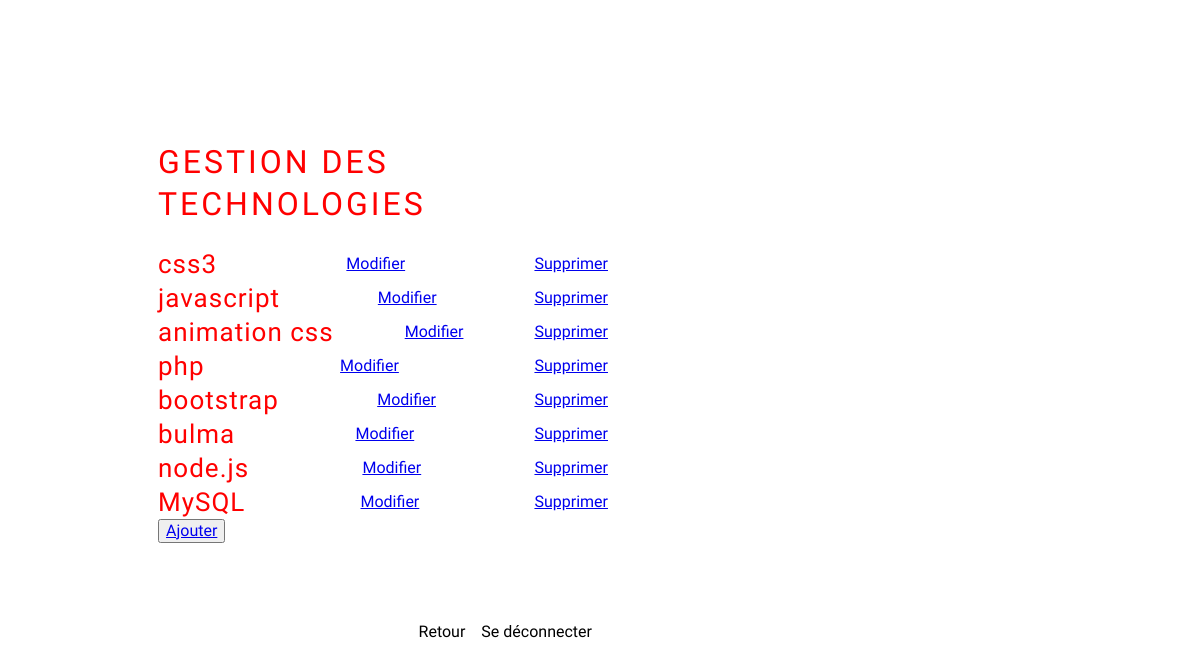
Page /admin/technos/list_technos.php on the earlier database version.
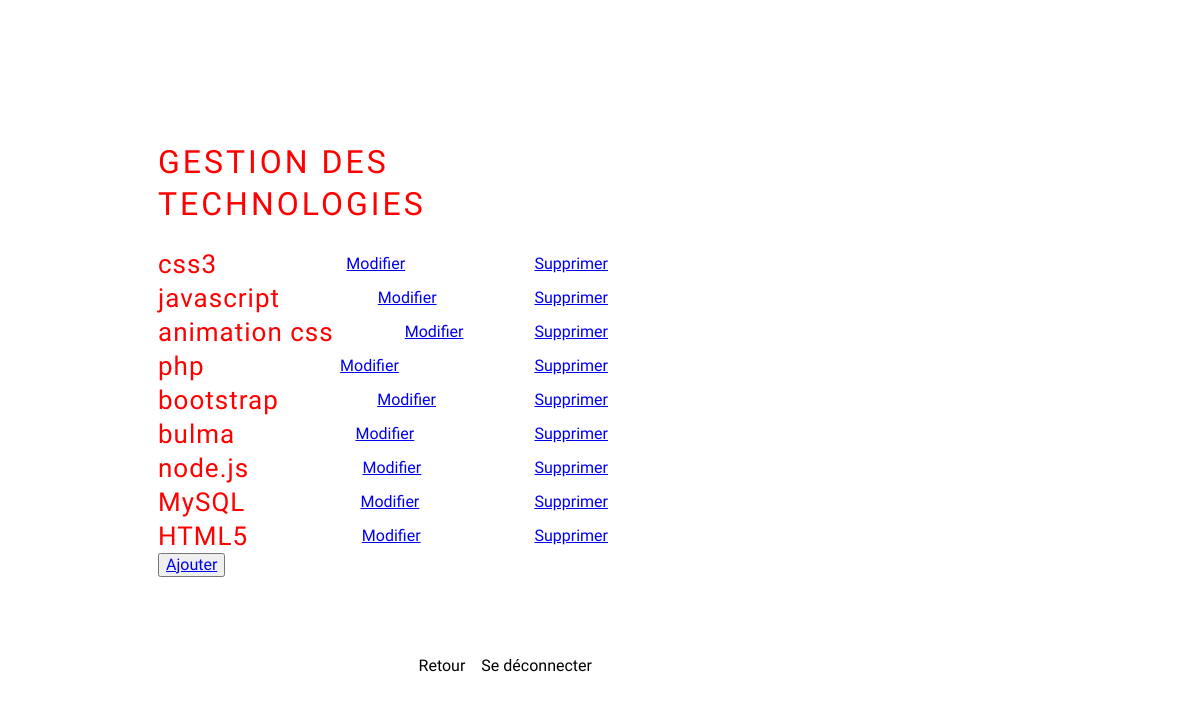
Same page on the later database version.
### tables this page shows
CREATE TABLE `technos` (
  `id_techno` int(11) NOT NULL,
  `iduu` varchar(500) NOT NULL DEFAULT 'TEXT_TECHNO',
  `nomtechno` varchar(200) NOT NULL
);

### config.php (called while the page is built, shortened)
<?php
$_url_base = "http://localhost/coursphp/monbook/";

### admin/technos/list_technos.php (the view)
<?php
include "../../config.php";
include "../include/head_admin.php";
global $bdd;
    $query = $bdd -> query("SELECT * from technos");
    $val = $query -> fetchAll(PDO::FETCH_ASSOC);
?>
<h1>Gestion des technologies</h1>
<ul class="menu-admin">
    <?php
    foreach($val as $technologies => $techno){
    ?>
    <li>
        <h2><?php echo $techno["nomtechno"] ?></h2>
                <a href="<?php echo $_url_base . "admin/technos/form_techno.php?technoedit=$techno[id_techno]"?>">Modifier</a>
                <a <?php echo "onclick=\" return confirm('Voulez-vous effacer cette technologie?')\"" ?> href="<?php echo $_url_base . "admin/technos/delete_techno.php?technodelete=$techno[id_techno]"?>">Supprimer</a>
    </li>
    <?php }; ?>
    <li>
        <button><a href="<?php echo $_url_base ?>admin/technos/form_techno.php">Ajouter</a></button>
    </li>
</ul>
<?php include "../include/footer_admin.php"; ?>

Differences in the rows shown:
added technos: nomtechno "HTML5"
